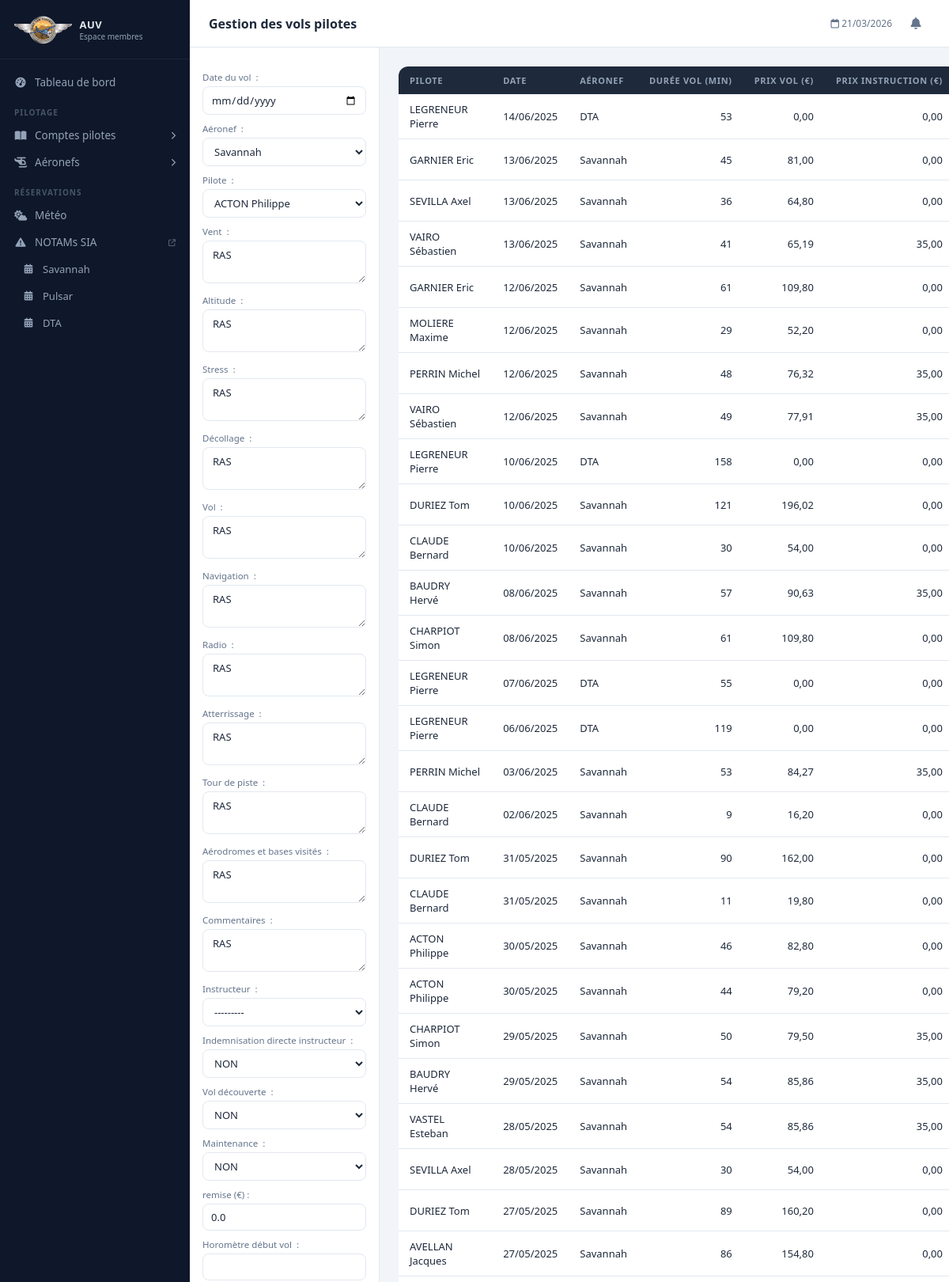
Page /intranetVolCreate (signed in, upper part) on the committed database.
### Intranet/models.py (models this page shows, shortened)
class Aeronef(models.Model):
    def __str__(self):
        text = self.type
        return text
    type = models.CharField(max_length = 20)
    classeULM = models.ForeignKey('ClasseULM',
                                  on_delete=models.CASCADE,
                                  default = 3)
    immatriculation = models.CharField(max_length = 6,
                                       default = 'XXXXX')
    indicatifRadio = models.CharField(max_length = 6,
                                       default = 'F-JXXX')
    limiteAptitudeVol = models.DateField(blank = True,
                            null = True)
    limiteLSA = models.DateField(blank = True,
                            null = True)
    limiteParachute = models.DateField(blank = True,
                            null = True)
    date = models.DateField(blank = True,
                            null = True)
    tarifPilote = models.DecimalField(decimal_places = 2,
                                      max_digits = 5,
                                      default = 00.00)
    tarifElevePilote = models.DecimalField(decimal_places = 2,
                                      max_digits = 5,
                                      default = 00.00)

class Vol(models.Model):
    pilote = models.ForeignKey('Member',
                               on_delete=models.CASCADE,
                               blank = True,
                               null = True)
    date = models.DateField(blank = True,
                            null = True)
    aeronef = models.ForeignKey('Aeronef',
                                on_delete=models.CASCADE,
                                default = 1)
    textVVent = models.CharField(max_length = 1000,
                             blank = True,
                             default = 'RAS')
    textAltitude = models.CharField(max_length = 1000,
                             blank = True,
                             default = 'RAS')
    textStress = models.CharField(max_length = 1000,
                             blank = True,
                             default = 'RAS')
    textDecollage = models.CharField(max_length = 1000,
                             blank = True,
                             default = 'RAS')
    textVol = models.CharField(max_length = 1000,
                             blank = True,
                             default = 'RAS')
    textNav = models.CharField(max_length = 1000,
                             blank = True,
                             default = 'RAS')
    textRadio = models.CharField(max_length = 1000,
                             blank = True,
                             default = 'RAS')
    textAtterrissage = models.CharField(max_length = 1000,
                             blank = True,
                             default = 'RAS')
    textTdp = models.CharField(max_length = 1000,
                             blank = True,
                             default = 'RAS')
    textBaseULM = models.CharField(max_length = 1000,
                             blank = True,
                             default = 'RAS')
    textCommentaire = models.CharField(max_length = 1000,
                             blank = True,
                             default = 'RAS')
    instructeur = models.CharField(max_length = 50,
                                   default = None,
                                   blank = True,
                                   null = True)
    indemInstructeur = models.ForeignKey(OuiNon,
                                         on_delete=models.CASCADE,
                                         related_name='idemInstructeurOuiNon',
                                         default = 1)
    bapteme = models.ForeignKey(OuiNon,
                                on_delete=models.CASCADE,
                                related_name='baptemeOuiNon',
                                default = 1)
    maintenance = models.ForeignKey(OuiNon,
                                    on_delete=models.CASCADE,
                                    related_name='maintenanceOuiNon',
                                    default = 1)
    horoInit = models.DecimalField(decimal_places = 2,
                                   max_digits = 7,
                                   default = 00.00)
    horoFin = models.DecimalField(decimal_places = 2,
                                  max_digits = 7,
                                  default = 00.00)
    prixVol = models.DecimalField(decimal_places = 2,
                                  max_digits = 7,
                                  default = 00.00)
    tarifInstruction = models.DecimalField(decimal_places = 2,
                                           max_digits = 7,
                                           default = 00.00)
    remise = models.DecimalField(decimal_places = 2,
                                 max_digits = 7,
                                 default = 00.00)
    class Meta:
        ordering = ['-date']
    @property
    def dureeVol(self):
        return int(calcDureeVol(self.horoInit,self.horoFin))
    def prixTotal(self):
        return self.prixVol + self.tarifInstruction - self.remise

class Member(models.Model):
    def __str__(self):
        return self.name + " " + self.vorname
    statut = models.ForeignKey('Statut',
                               on_delete=models.CASCADE,
                               default = 5)
    name = models.CharField(max_length = 50)
    vorname = models.CharField(max_length = 50)
    password = models.CharField(max_length = 20,
                                default = '0000')
    genre = models.ForeignKey('Sex',
                               on_delete=models.CASCADE,
                               default = 1)
    birthday = models.DateField(blank = True,
                                null = True)
    phone = models.CharField(max_length = 14,
                             blank=True,
                             null = True)
    email = models.EmailField(max_length = 50,
                              blank=True,
                              null = True)
    zip = models.CharField(max_length = 5,
                           blank=True,
                           null = True)
    city = models.CharField(max_length = 50,
                            blank=True,
                            null = True)
    adress = models.CharField(max_length = 200,
                              blank=True,
                              null = True)
    licenceFFPLUM = models.CharField(max_length = 6,
                                     blank = True,
                                     null = True)
    licenceAUV = models.ForeignKey(OuiNon,
                                on_delete=models.CASCADE,
                                related_name='licenceAUVOuiNon',
                                default = 1)
    brevetInstructeur = models.ForeignKey(OuiNon,
                                on_delete=models.CASCADE,
                                related_name='brevetInstructeurOuiNon',
                                default = 1)
    datePiloteC2 = models.DateField(blank = True,
                                null = True)
    datePiloteC3 = models.DateField(blank = True,
                                null = True)
    datePiloteC4 = models.DateField(blank = True,
                                null = True)
    dateEmportC2 = models.DateField(blank = True,
                                null = True)
    dateEmportC3 = models.DateField(blank = True,
                                null = True)
    dateEmportC4 = models.DateField(blank = True,
                                null = True)
    dateBaptemeC2 = models.DateField(blank = True,
                                null = True)
    dateBaptemeC3 = models.DateField(blank = True,
                                null = True)
    dateBaptemeC4 = models.DateField(blank = True,
                                null = True)
    reportComptePilote2024 = models.DecimalField(decimal_places = 2,
                                                 max_digits = 8,
                                                 default = 00.00)
    produitComptePilote = models.DecimalField(decimal_places = 2,
                                            max_digits = 8,
                                            default = 00.00)
    chargeComptePilote = models.DecimalField(decimal_places = 2,
                                            max_digits = 8,
                                            default = 00.00)
    class Meta:
        ordering = ['name','vorname']

### Intranet/MenuComptesPilotes/views.py (the view)
# urls.py: path('intranetVolCreate', intranetVolCreate, name = 'intranet_Vol_Create'),
def intranetVolCreate(request):
    loggedMember = getLoggedMemberFromRequest(request)
    if loggedMember:
        templateName = 'intranetVolCreate.html'
        context = {'loggedMember' : loggedMember,
                   'current_date_time' : dateTimeParis(),
                   'actionBtnName' : 'Enregistrer vol',
                   'allAeronef' : Aeronef.objects.all(),
                   }
        volAll = Vol.objects.all()
        context['volAll'] = volAll
        if request.method == 'POST':
            form = volForm(request.POST)
            if form.is_valid():
                if config.idVol == 0:
                    activeVol = Vol()
                    activePilote = form.cleaned_data['pilote']
                    volRegister(request, form, activePilote, activeVol)
                    volAllActivePilote = Vol.objects.filter(pilote = activePilote)
                    activePilote.chargeComptePilote = calcChargeComptePilote(activePilote, volAllActivePilote)
                    activePilote.save()
                else:
                    activeVol = Vol.objects.get(pk = config.idVol)
                    activePilote = activeVol.pilote
                    volRegister(request, form, activePilote, activeVol)
                    volAllActivePilote = Vol.objects.filter(pilote=activePilote)
                    activePilote.chargeComptePilote = calcChargeComptePilote(activePilote, volAllActivePilote)
                    activePilote.save()
                    config.idVol = 0
                return HttpResponseRedirect(request.path)
        else:
            form = volForm()
        context['form'] = form
        return render(request, templateName, context)
    else:
        return redirect('/internetAccueil')

### Intranet/MenuComptesPilotes/CalcComptesPilotes.py (called while the page is built)
def calcDureeVol(horoInit, horoFin):
    horoInitMin = floor(horoInit)*60+(horoInit%1)*100
    horoFinMin = floor(horoFin)*60+(horoFin%1)*100
    return horoFinMin-horoInitMin

### Intranet/context_processors.py (called while the page is built)
def notifications(request):
    if 'loggedMemberId' not in request.session:
        return {}
    from Intranet.models import Member
    try:
        member = Member.objects.get(id=request.session['loggedMemberId'])
        notifs = Notification.objects.filter(recipient=member).order_by('-created_at')[:8]
        unread = Notification.objects.filter(recipient=member, is_read=False).count()
        return {
            'notifications': notifs,
            'notif_count':   unread,
        }
    except Exception:
        return {}

### Intranet/models.py (called while the page is built)
    def __str__(self):
        text = self.value
        return text

    def __str__(self):
        return self.value

### Intranet/views.py (called while the page is built)
def getLoggedMemberFromRequest(request):
    if 'loggedMemberId' in request.session:
        loggedMemberId = request.session['loggedMemberId']
        loggedMember = Member.objects.get(id=loggedMemberId)
        return loggedMember
    return None

### ULMASSO/views.py (called while the page is built)
def dateTimeParis():
    now = datetime.now(tz = ZoneInfo("Europe/Paris"))
    return now.strftime("%d/%m/%Y %H:%M")

### Intranet/templates/intranetVolCreate.html (shortened to what this page needs)
{% extends "baseIntranet.html" %}
{% block bodyId %}
	intranetGererTousVolsPage
{% endblock %}
{% block titrePage %}
	<p>Gestion des vols pilotes</p>
{% endblock %}
{% block asideContent %}
	<form action = "{% url "intranet_Vol_Create" %}" method = "post">
		{{ form.as_p }}
	</form>
{% endblock %}
{% block mainContent %}
	<div>
		{% if volAll %}
			<table class="table">
  				<thead>
    				<tr>
      					<th scope="col">Pilote</th>
      					<th scope="col">Date</th>
      					<th scope="col">Aéronef</th>
      					<th scope="col">durée vol (min)</th>
      					<th scope="col">Prix vol (€)</th>
      					<th scope="col">Prix instruction (€)</th>
    				</tr>
  				</thead>
  				<tbody>
					{% for vol in volAll%}
						<tr>
							<td>{{vol.pilote}}</td>
							<td>{{vol.date|date:"d/m/Y"}}</td>
							<td>{{vol.aeronef}}</td>
		      				<td align = right>{{vol.dureeVol}}</td>
		      				<td align = right>{{vol.prixVol}}</td>
		      				<td align = right>{{vol.tarifInstruction}}</td>
						</tr>
					{% endfor %}
				</tbody>
			</table>
		{% else %}
			<p>Aucun vol n'est actuellement enregistré</i></p>
		{% endif %}
	</div>
{% endblock %}

### Intranet/templates/baseIntranet.html (shortened to what this page needs)
<!DOCTYPE html>
<html lang="fr">
<head>
    <link rel="stylesheet" href="https://cdnjs.cloudflare.com/ajax/libs/font-awesome/6.5.0/css/all.min.css">
    <link rel="stylesheet" type="text/css" href="static/css/styleIntranet.css">
    <link rel="stylesheet" type="text/css" href="static/css/styleMenuPrincipal.css">
</head>
<body id="{% block bodyId %}page{% endblock %}">
<nav id="sidebar">
    <div class="sb-logo">
        <img src="static/res/icones/logo.png" alt="AUV">
        <div>
            <div class="sb-logo-text">AUV</div>
            <div class="sb-logo-sub">Espace membres</div>
        </div>
    </div>
    <div class="sb-nav">
        <a href="intranetAccueil" class="sb-item">
            <i class="fa-solid fa-gauge-high"></i>
            Tableau de bord
        </a>
        <div class="sb-section-label">Pilotage</div>
        <details class="sb-group">
            <summary class="sb-item">
                <i class="fa-solid fa-book-open"></i>
                Comptes pilotes
                <i class="fa-solid fa-chevron-right sb-chevron"></i>
            </summary>
        </details>
        <details class="sb-group">
            <summary class="sb-item">
                <i class="fa-solid fa-helicopter"></i>
                Aéronefs
                <i class="fa-solid fa-chevron-right sb-chevron"></i>
            </summary>
        </details>
        <div class="sb-section-label">Réservations</div>
        <a href="intranetWeather" class="sb-item">
            <i class="fa-solid fa-cloud-sun"></i>
            Météo
        </a>
        <a href="https://www.sia.aviation-civile.gouv.fr/documents/supaip/notam.php" target="_blank" class="sb-item">
            <i class="fa-solid fa-triangle-exclamation"></i>
            NOTAMs SIA
            <i class="fa-solid fa-external-link" style="font-size:9px;margin-left:auto;opacity:.5"></i>
        </a>
        {% for aeronef in allAeronef %}
        <a href="{% url 'intranet_Reservation_Calendrier' aeronef %}" class="sb-item" style="padding-left:28px;font-size:13px">
            <i class="fa-solid fa-calendar-days" style="font-size:12px"></i>
            {{ aeronef.type }}
        </a>
        {% endfor %}
    </div>
</nav>
<div id="appMain">
    <header id="topBar">
        <div class="tb-title">
            {% block titrePage %}{% endblock %}
        </div>
        <div class="tb-right">
            <span style="font-size:12px;color:#64748b" id="tb-date">
                <i class="fa-regular fa-calendar"></i>
                {{ current_date_time|slice:":10" }}
            </span>
            <div style="position:relative">
                <button class="notif-btn" id="notifBtn" onclick="toggleNotif()">
                    <i class="fa-solid fa-bell"></i>
                </button>
            </div>
        </div>
    </header>
    <div id="contentArea">
        <aside id="asideContent">
            {% block asideContent %}{% endblock %}
        </aside>
        <main id="mainContent">
            {% block mainContent %}{% endblock %}
        </main>
    </div>
</div>
</body>
</html>

### rows in the picture
Aeronef: type "Savannah"
Aeronef: type "Pulsar"
Aeronef: type "DTA"
Vol: pilote "LEGRENEUR Pierre", date "14/06/2025", aeronef "DTA", dureeVol "53", prixVol "0,00", tarifInstruction "0,00"
Vol: pilote "GARNIER Eric", date "13/06/2025", aeronef "Savannah", dureeVol "45", prixVol "81,00", tarifInstruction "0,00"
Vol: pilote "SEVILLA Axel", date "13/06/2025", aeronef "Savannah", dureeVol "36", prixVol "64,80", tarifInstruction "0,00"
Vol: pilote "VAIRO Sébastien", date "13/06/2025", aeronef "Savannah", dureeVol "41", prixVol "65,19", tarifInstruction "35,00"
Vol: pilote "GARNIER Eric", date "12/06/2025", aeronef "Savannah", dureeVol "61", prixVol "109,80", tarifInstruction "0,00"
Vol: pilote "MOLIERE Maxime", date "12/06/2025", aeronef "Savannah", dureeVol "29", prixVol "52,20", tarifInstruction "0,00"
Vol: pilote "PERRIN Michel", date "12/06/2025", aeronef "Savannah", dureeVol "48", prixVol "76,32", tarifInstruction "35,00"
Vol: pilote "VAIRO Sébastien", date "12/06/2025", aeronef "Savannah", dureeVol "49", prixVol "77,91", tarifInstruction "35,00"
Vol: pilote "LEGRENEUR Pierre", date "10/06/2025", aeronef "DTA", dureeVol "158", prixVol "0,00", tarifInstruction "0,00"
Vol: pilote "DURIEZ Tom", date "10/06/2025", aeronef "Savannah", dureeVol "121", prixVol "196,02", tarifInstruction "0,00"
Vol: pilote "CLAUDE Bernard", date "10/06/2025", aeronef "Savannah", dureeVol "30", prixVol "54,00", tarifInstruction "0,00"
Vol: pilote "BAUDRY Hervé", date "08/06/2025", aeronef "Savannah", dureeVol "57", prixVol "90,63", tarifInstruction "35,00"
Vol: pilote "CHARPIOT Simon", date "08/06/2025", aeronef "Savannah", dureeVol "61", prixVol "109,80", tarifInstruction "0,00"
Vol: pilote "LEGRENEUR Pierre", date "07/06/2025", aeronef "DTA", dureeVol "55", prixVol "0,00", tarifInstruction "0,00"
Vol: pilote "LEGRENEUR Pierre", date "06/06/2025", aeronef "DTA", dureeVol "119", prixVol "0,00", tarifInstruction "0,00"
Vol: pilote "PERRIN Michel", date "03/06/2025", aeronef "Savannah", dureeVol "53", prixVol "84,27", tarifInstruction "35,00"
Vol: pilote "CLAUDE Bernard", date "02/06/2025", aeronef "Savannah", dureeVol "9", prixVol "16,20", tarifInstruction "0,00"
Vol: pilote "DURIEZ Tom", date "31/05/2025", aeronef "Savannah", dureeVol "90", prixVol "162,00", tarifInstruction "0,00"
Vol: pilote "CLAUDE Bernard", date "31/05/2025", aeronef "Savannah", dureeVol "11", prixVol "19,80", tarifInstruction "0,00"
Vol: pilote "ACTON Philippe", date "30/05/2025", aeronef "Savannah", dureeVol "46", prixVol "82,80", tarifInstruction "0,00"
Vol: pilote "ACTON Philippe", date "30/05/2025", aeronef "Savannah", dureeVol "44", prixVol "79,20", tarifInstruction "0,00"
Vol: pilote "CHARPIOT Simon", date "29/05/2025", aeronef "Savannah", dureeVol "50", prixVol "79,50", tarifInstruction "35,00"
Vol: pilote "BAUDRY Hervé", date "29/05/2025", aeronef "Savannah", dureeVol "54", prixVol "85,86", tarifInstruction "35,00"
Vol: pilote "VASTEL Esteban", date "28/05/2025", aeronef "Savannah", dureeVol "54", prixVol "85,86", tarifInstruction "35,00"
Vol: pilote "SEVILLA Axel", date "28/05/2025", aeronef "Savannah", dureeVol "30", prixVol "54,00", tarifInstruction "0,00"
Vol: pilote "DURIEZ Tom", date "27/05/2025", aeronef "Savannah", dureeVol "89", prixVol "160,20", tarifInstruction "0,00"
Vol: pilote "AVELLAN Jacques", date "27/05/2025", aeronef "Savannah", dureeVol "86", prixVol "154,80", tarifInstruction "0,00"

### other values in the picture
{{ current_date_time|slice:":10" }} "21/03/2026"
